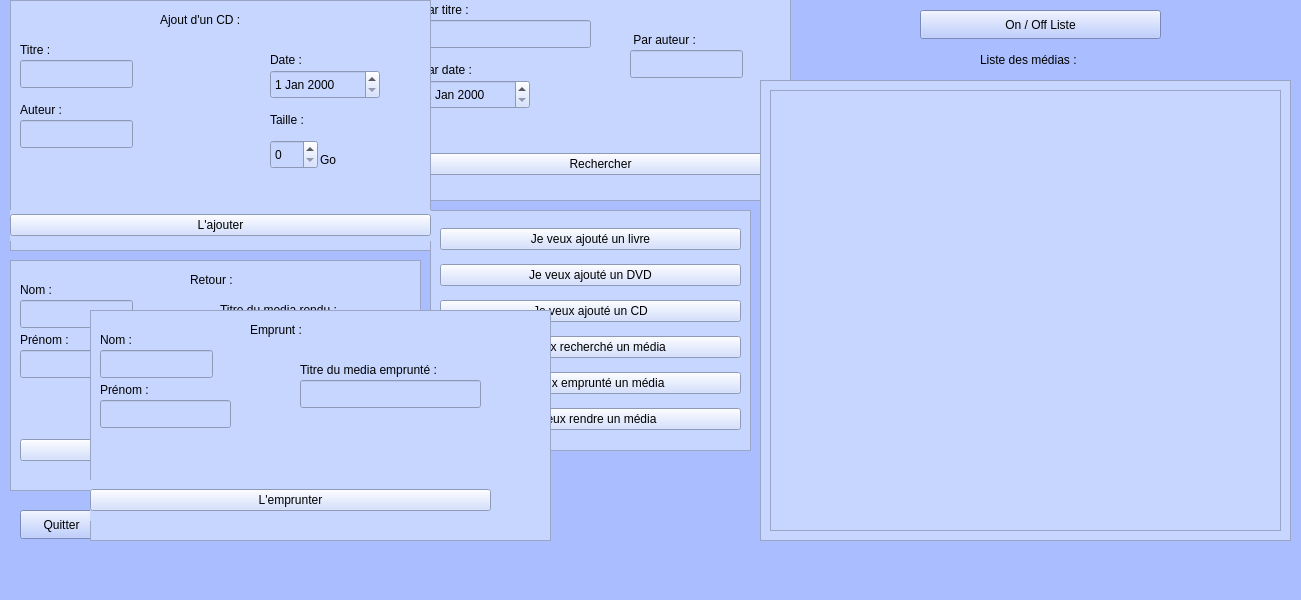
<?xml version="1.0" encoding="UTF-8"?>
<ui version="4.0">
 <class>MainWindow</class>
 <widget class="QMainWindow" name="MainWindow">
  <property name="geometry">
   <rect>
    <x>0</x>
    <y>0</y>
    <width>1301</width>
    <height>600</height>
   </rect>
  </property>
  <property name="windowTitle">
   <string>MainWindow</string>
  </property>
  <property name="styleSheet">
   <string notr="true">background-color: rgb(170, 190, 255);
color: rgb(0, 0, 0);</string>
  </property>
  <widget class="QWidget" name="centralwidget">
   <widget class="QFrame" name="frame_search">
    <property name="geometry">
     <rect>
      <x>410</x>
      <y>-30</y>
      <width>381</width>
      <height>231</height>
     </rect>
    </property>
    <property name="styleSheet">
     <string notr="true">background-color: rgb(199, 214, 255);</string>
    </property>
    <property name="frameShape">
     <enum>QFrame::StyledPanel</enum>
    </property>
    <property name="frameShadow">
     <enum>QFrame::Raised</enum>
    </property>
    <widget class="QLabel" name="label_2">
     <property name="geometry">
      <rect>
       <x>150</x>
       <y>10</y>
       <width>81</width>
       <height>20</height>
      </rect>
     </property>
     <property name="text">
      <string>Recherche :</string>
     </property>
    </widget>
    <widget class="QLabel" name="label_6">
     <property name="geometry">
      <rect>
       <x>10</x>
       <y>30</y>
       <width>63</width>
       <height>20</height>
      </rect>
     </property>
     <property name="text">
      <string>Par titre :</string>
     </property>
    </widget>
    <widget class="QLabel" name="label_7">
     <property name="geometry">
      <rect>
       <x>10</x>
       <y>90</y>
       <width>63</width>
       <height>20</height>
      </rect>
     </property>
     <property name="text">
      <string>Par date :</string>
     </property>
    </widget>
    <widget class="QLineEdit" name="lineEdit_searchTitre">
     <property name="geometry">
      <rect>
       <x>10</x>
       <y>50</y>
       <width>171</width>
       <height>28</height>
      </rect>
     </property>
     <property name="text">
      <string/>
     </property>
    </widget>
    <widget class="QLabel" name="label_8">
     <property name="geometry">
      <rect>
       <x>220</x>
       <y>60</y>
       <width>91</width>
       <height>20</height>
      </rect>
     </property>
     <property name="text">
      <string> Par auteur :</string>
     </property>
    </widget>
    <widget class="QLineEdit" name="lineEdit_searchAuteur">
     <property name="geometry">
      <rect>
       <x>220</x>
       <y>80</y>
       <width>113</width>
       <height>28</height>
      </rect>
     </property>
    </widget>
    <widget class="QWidget" name="verticalLayoutWidget_3">
     <property name="geometry">
      <rect>
       <x>0</x>
       <y>170</y>
       <width>381</width>
       <height>48</height>
      </rect>
     </property>
     <layout class="QVBoxLayout" name="verticalLayout_3">
      <item>
       <widget class="QPushButton" name="pushButton_search">
        <property name="text">
         <string>Rechercher</string>
        </property>
       </widget>
      </item>
     </layout>
    </widget>
    <widget class="QDateEdit" name="dateEdit_search">
     <property name="geometry">
      <rect>
       <x>10</x>
       <y>110</y>
       <width>110</width>
       <height>29</height>
      </rect>
     </property>
    </widget>
   </widget>
   <widget class="QFrame" name="frame_livre">
    <property name="geometry">
     <rect>
      <x>10</x>
      <y>0</y>
      <width>421</width>
      <height>251</height>
     </rect>
    </property>
    <property name="styleSheet">
     <string notr="true">background-color: rgb(199, 214, 255);</string>
    </property>
    <property name="frameShape">
     <enum>QFrame::StyledPanel</enum>
    </property>
    <property name="frameShadow">
     <enum>QFrame::Raised</enum>
    </property>
    <widget class="QLabel" name="label_9">
     <property name="geometry">
      <rect>
       <x>150</x>
       <y>10</y>
       <width>111</width>
       <height>20</height>
      </rect>
     </property>
     <property name="text">
      <string>Ajout d'un livre :</string>
     </property>
    </widget>
    <widget class="QLabel" name="label_10">
     <property name="geometry">
      <rect>
       <x>10</x>
       <y>40</y>
       <width>63</width>
       <height>20</height>
      </rect>
     </property>
     <property name="text">
      <string>Titre :</string>
     </property>
    </widget>
    <widget class="QLineEdit" name="lineEdit_addLivreTitre">
     <property name="geometry">
      <rect>
       <x>10</x>
       <y>60</y>
       <width>113</width>
       <height>28</height>
      </rect>
     </property>
    </widget>
    <widget class="QLabel" name="label_11">
     <property name="geometry">
      <rect>
       <x>10</x>
       <y>100</y>
       <width>91</width>
       <height>20</height>
      </rect>
     </property>
     <property name="text">
      <string>Auteur :</string>
     </property>
    </widget>
    <widget class="QLineEdit" name="lineEdit_addLivreAuteur">
     <property name="geometry">
      <rect>
       <x>10</x>
       <y>120</y>
       <width>113</width>
       <height>28</height>
      </rect>
     </property>
    </widget>
    <widget class="QLabel" name="label_12">
     <property name="geometry">
      <rect>
       <x>260</x>
       <y>50</y>
       <width>63</width>
       <height>20</height>
      </rect>
     </property>
     <property name="text">
      <string>Date :</string>
     </property>
    </widget>
    <widget class="QDateEdit" name="dateEdit_addLivre">
     <property name="geometry">
      <rect>
       <x>260</x>
       <y>70</y>
       <width>110</width>
       <height>29</height>
      </rect>
     </property>
    </widget>
    <widget class="QLabel" name="label_13">
     <property name="geometry">
      <rect>
       <x>260</x>
       <y>110</y>
       <width>131</width>
       <height>20</height>
      </rect>
     </property>
     <property name="text">
      <string>Nombre de pages :</string>
     </property>
    </widget>
    <widget class="QSpinBox" name="spinBox_addLivre">
     <property name="geometry">
      <rect>
       <x>260</x>
       <y>140</y>
       <width>48</width>
       <height>29</height>
      </rect>
     </property>
    </widget>
    <widget class="QWidget" name="verticalLayoutWidget_4">
     <property name="geometry">
      <rect>
       <x>0</x>
       <y>210</y>
       <width>421</width>
       <height>31</height>
      </rect>
     </property>
     <layout class="QVBoxLayout" name="verticalLayout_4">
      <item>
       <widget class="QPushButton" name="pushButton_addLivre">
        <property name="text">
         <string>Ajouter</string>
        </property>
       </widget>
      </item>
     </layout>
    </widget>
    <widget class="QLabel" name="label_19">
     <property name="geometry">
      <rect>
       <x>310</x>
       <y>140</y>
       <width>63</width>
       <height>20</height>
      </rect>
     </property>
     <property name="text">
      <string>pages</string>
     </property>
    </widget>
   </widget>
   <widget class="QFrame" name="frame_dvd">
    <property name="geometry">
     <rect>
      <x>10</x>
      <y>0</y>
      <width>421</width>
      <height>251</height>
     </rect>
    </property>
    <property name="styleSheet">
     <string notr="true">background-color: rgb(199, 214, 255);</string>
    </property>
    <property name="frameShape">
     <enum>QFrame::StyledPanel</enum>
    </property>
    <property name="frameShadow">
     <enum>QFrame::Raised</enum>
    </property>
    <widget class="QLabel" name="label_21">
     <property name="geometry">
      <rect>
       <x>150</x>
       <y>10</y>
       <width>111</width>
       <height>20</height>
      </rect>
     </property>
     <property name="text">
      <string>Ajout d'un DVD :</string>
     </property>
    </widget>
    <widget class="QLabel" name="label_22">
     <property name="geometry">
      <rect>
       <x>10</x>
       <y>40</y>
       <width>63</width>
       <height>20</height>
      </rect>
     </property>
     <property name="text">
      <string>Titre :</string>
     </property>
    </widget>
    <widget class="QLineEdit" name="lineEdit_addDvdTitre">
     <property name="geometry">
      <rect>
       <x>10</x>
       <y>60</y>
       <width>113</width>
       <height>28</height>
      </rect>
     </property>
    </widget>
    <widget class="QLabel" name="label_23">
     <property name="geometry">
      <rect>
       <x>10</x>
       <y>100</y>
       <width>91</width>
       <height>20</height>
      </rect>
     </property>
     <property name="text">
      <string>Auteur :</string>
     </property>
    </widget>
    <widget class="QLineEdit" name="lineEdit_addDvdAuteur">
     <property name="geometry">
      <rect>
       <x>10</x>
       <y>120</y>
       <width>113</width>
       <height>28</height>
      </rect>
     </property>
    </widget>
    <widget class="QLabel" name="label_24">
     <property name="geometry">
      <rect>
       <x>260</x>
       <y>50</y>
       <width>63</width>
       <height>20</height>
      </rect>
     </property>
     <property name="text">
      <string>Date :</string>
     </property>
    </widget>
    <widget class="QDateEdit" name="dateEdit_addDvd">
     <property name="geometry">
      <rect>
       <x>260</x>
       <y>70</y>
       <width>110</width>
       <height>29</height>
      </rect>
     </property>
    </widget>
    <widget class="QLabel" name="label_25">
     <property name="geometry">
      <rect>
       <x>260</x>
       <y>110</y>
       <width>131</width>
       <height>20</height>
      </rect>
     </property>
     <property name="text">
      <string>Taille :</string>
     </property>
    </widget>
    <widget class="QSpinBox" name="spinBox_addDvd">
     <property name="geometry">
      <rect>
       <x>260</x>
       <y>140</y>
       <width>48</width>
       <height>29</height>
      </rect>
     </property>
    </widget>
    <widget class="QWidget" name="verticalLayoutWidget_6">
     <property name="geometry">
      <rect>
       <x>0</x>
       <y>210</y>
       <width>421</width>
       <height>31</height>
      </rect>
     </property>
     <layout class="QVBoxLayout" name="verticalLayout_6">
      <item>
       <widget class="QPushButton" name="pushButton_addDvd">
        <property name="text">
         <string>Ajouter</string>
        </property>
       </widget>
      </item>
     </layout>
    </widget>
    <widget class="QLabel" name="label_26">
     <property name="geometry">
      <rect>
       <x>310</x>
       <y>150</y>
       <width>63</width>
       <height>20</height>
      </rect>
     </property>
     <property name="text">
      <string>Go</string>
     </property>
    </widget>
   </widget>
   <widget class="QFrame" name="frame_button">
    <property name="geometry">
     <rect>
      <x>430</x>
      <y>210</y>
      <width>321</width>
      <height>241</height>
     </rect>
    </property>
    <property name="styleSheet">
     <string notr="true">background-color: rgb(199, 214, 255);</string>
    </property>
    <property name="frameShape">
     <enum>QFrame::StyledPanel</enum>
    </property>
    <property name="frameShadow">
     <enum>QFrame::Raised</enum>
    </property>
    <widget class="QWidget" name="verticalLayoutWidget_2">
     <property name="geometry">
      <rect>
       <x>10</x>
       <y>10</y>
       <width>301</width>
       <height>221</height>
      </rect>
     </property>
     <layout class="QVBoxLayout" name="verticalLayout_2">
      <item>
       <widget class="QPushButton" name="pushButton_forAddLivre">
        <property name="text">
         <string>Je veux ajouté un livre</string>
        </property>
       </widget>
      </item>
      <item>
       <widget class="QPushButton" name="pushButton_forAddDvd">
        <property name="text">
         <string>Je veux ajouté un DVD</string>
        </property>
       </widget>
      </item>
      <item>
       <widget class="QPushButton" name="pushButton_forAddCd">
        <property name="text">
         <string>Je veux ajouté un CD</string>
        </property>
       </widget>
      </item>
      <item>
       <widget class="QPushButton" name="pushButton_forSearch">
        <property name="text">
         <string>Je veux recherché un média</string>
        </property>
       </widget>
      </item>
      <item>
       <widget class="QPushButton" name="pushButton_forTake">
        <property name="text">
         <string>Je veux emprunté un média</string>
        </property>
       </widget>
      </item>
      <item>
       <widget class="QPushButton" name="pushButton_forReturn">
        <property name="text">
         <string>Je veux rendre un média</string>
        </property>
       </widget>
      </item>
     </layout>
    </widget>
   </widget>
   <widget class="QPushButton" name="pushButton_retour">
    <property name="geometry">
     <rect>
      <x>110</x>
      <y>510</y>
      <width>83</width>
      <height>29</height>
     </rect>
    </property>
    <property name="text">
     <string>Retour</string>
    </property>
   </widget>
   <widget class="QPushButton" name="pushButton">
    <property name="geometry">
     <rect>
      <x>20</x>
      <y>510</y>
      <width>83</width>
      <height>29</height>
     </rect>
    </property>
    <property name="text">
     <string>Quitter</string>
    </property>
   </widget>
   <widget class="QFrame" name="frame_retour">
    <property name="geometry">
     <rect>
      <x>10</x>
      <y>260</y>
      <width>411</width>
      <height>231</height>
     </rect>
    </property>
    <property name="styleSheet">
     <string notr="true">background-color: rgb(199, 214, 255);</string>
    </property>
    <property name="frameShape">
     <enum>QFrame::StyledPanel</enum>
    </property>
    <property name="frameShadow">
     <enum>QFrame::Raised</enum>
    </property>
    <widget class="QLabel" name="label_27">
     <property name="geometry">
      <rect>
       <x>10</x>
       <y>20</y>
       <width>63</width>
       <height>20</height>
      </rect>
     </property>
     <property name="text">
      <string>Nom :</string>
     </property>
    </widget>
    <widget class="QLabel" name="label_28">
     <property name="geometry">
      <rect>
       <x>10</x>
       <y>70</y>
       <width>63</width>
       <height>20</height>
      </rect>
     </property>
     <property name="text">
      <string>Prénom :</string>
     </property>
    </widget>
    <widget class="QLabel" name="label_29">
     <property name="geometry">
      <rect>
       <x>180</x>
       <y>10</y>
       <width>63</width>
       <height>20</height>
      </rect>
     </property>
     <property name="text">
      <string>Retour :</string>
     </property>
    </widget>
    <widget class="QLabel" name="label_30">
     <property name="geometry">
      <rect>
       <x>210</x>
       <y>40</y>
       <width>181</width>
       <height>20</height>
      </rect>
     </property>
     <property name="text">
      <string>Titre du media rendu :</string>
     </property>
    </widget>
    <widget class="QWidget" name="verticalLayoutWidget_7">
     <property name="geometry">
      <rect>
       <x>10</x>
       <y>170</y>
       <width>401</width>
       <height>41</height>
      </rect>
     </property>
     <layout class="QVBoxLayout" name="verticalLayout_7">
      <item>
       <widget class="QPushButton" name="pushButton_return">
        <property name="text">
         <string>Le rendre</string>
        </property>
       </widget>
      </item>
     </layout>
    </widget>
    <widget class="QLineEdit" name="lineEdit_returnNom">
     <property name="geometry">
      <rect>
       <x>10</x>
       <y>40</y>
       <width>113</width>
       <height>28</height>
      </rect>
     </property>
    </widget>
    <widget class="QLineEdit" name="lineEdit_returnPrenom">
     <property name="geometry">
      <rect>
       <x>10</x>
       <y>90</y>
       <width>131</width>
       <height>28</height>
      </rect>
     </property>
    </widget>
    <widget class="QLineEdit" name="lineEdit_returnTitre">
     <property name="geometry">
      <rect>
       <x>210</x>
       <y>60</y>
       <width>181</width>
       <height>28</height>
      </rect>
     </property>
     <property name="text">
      <string/>
     </property>
    </widget>
   </widget>
   <widget class="QFrame" name="frame_take">
    <property name="geometry">
     <rect>
      <x>90</x>
      <y>310</y>
      <width>461</width>
      <height>231</height>
     </rect>
    </property>
    <property name="styleSheet">
     <string notr="true">background-color: rgb(199, 214, 255);</string>
    </property>
    <property name="frameShape">
     <enum>QFrame::StyledPanel</enum>
    </property>
    <property name="frameShadow">
     <enum>QFrame::Raised</enum>
    </property>
    <widget class="QLabel" name="label_3">
     <property name="geometry">
      <rect>
       <x>10</x>
       <y>20</y>
       <width>63</width>
       <height>20</height>
      </rect>
     </property>
     <property name="text">
      <string>Nom :</string>
     </property>
    </widget>
    <widget class="QLabel" name="label_4">
     <property name="geometry">
      <rect>
       <x>10</x>
       <y>70</y>
       <width>63</width>
       <height>20</height>
      </rect>
     </property>
     <property name="text">
      <string>Prénom :</string>
     </property>
    </widget>
    <widget class="QLabel" name="label">
     <property name="geometry">
      <rect>
       <x>160</x>
       <y>10</y>
       <width>63</width>
       <height>20</height>
      </rect>
     </property>
     <property name="text">
      <string>Emprunt :</string>
     </property>
    </widget>
    <widget class="QLabel" name="label_5">
     <property name="geometry">
      <rect>
       <x>210</x>
       <y>50</y>
       <width>181</width>
       <height>20</height>
      </rect>
     </property>
     <property name="text">
      <string>Titre du media emprunté :</string>
     </property>
    </widget>
    <widget class="QWidget" name="verticalLayoutWidget">
     <property name="geometry">
      <rect>
       <x>0</x>
       <y>170</y>
       <width>401</width>
       <height>41</height>
      </rect>
     </property>
     <layout class="QVBoxLayout" name="verticalLayout">
      <item>
       <widget class="QPushButton" name="pushButton_take">
        <property name="text">
         <string>L'emprunter</string>
        </property>
       </widget>
      </item>
     </layout>
    </widget>
    <widget class="QLineEdit" name="lineEdit_takeNom">
     <property name="geometry">
      <rect>
       <x>10</x>
       <y>40</y>
       <width>113</width>
       <height>28</height>
      </rect>
     </property>
    </widget>
    <widget class="QLineEdit" name="lineEdit_takePrenom">
     <property name="geometry">
      <rect>
       <x>10</x>
       <y>90</y>
       <width>131</width>
       <height>28</height>
      </rect>
     </property>
    </widget>
    <widget class="QLineEdit" name="lineEdit_takeTitre">
     <property name="geometry">
      <rect>
       <x>210</x>
       <y>70</y>
       <width>181</width>
       <height>28</height>
      </rect>
     </property>
     <property name="text">
      <string/>
     </property>
    </widget>
   </widget>
   <widget class="QLabel" name="label_31">
    <property name="geometry">
     <rect>
      <x>980</x>
      <y>50</y>
      <width>121</width>
      <height>20</height>
     </rect>
    </property>
    <property name="text">
     <string>Liste des médias :</string>
    </property>
   </widget>
   <widget class="QFrame" name="frame_cd">
    <property name="geometry">
     <rect>
      <x>10</x>
      <y>0</y>
      <width>421</width>
      <height>251</height>
     </rect>
    </property>
    <property name="styleSheet">
     <string notr="true">background-color: rgb(199, 214, 255);</string>
    </property>
    <property name="frameShape">
     <enum>QFrame::StyledPanel</enum>
    </property>
    <property name="frameShadow">
     <enum>QFrame::Raised</enum>
    </property>
    <widget class="QLabel" name="label_14">
     <property name="geometry">
      <rect>
       <x>150</x>
       <y>10</y>
       <width>111</width>
       <height>20</height>
      </rect>
     </property>
     <property name="text">
      <string>Ajout d'un CD :</string>
     </property>
    </widget>
    <widget class="QLabel" name="label_15">
     <property name="geometry">
      <rect>
       <x>10</x>
       <y>40</y>
       <width>63</width>
       <height>20</height>
      </rect>
     </property>
     <property name="text">
      <string>Titre :</string>
     </property>
    </widget>
    <widget class="QLineEdit" name="lineEdit_addCdTitre">
     <property name="geometry">
      <rect>
       <x>10</x>
       <y>60</y>
       <width>113</width>
       <height>28</height>
      </rect>
     </property>
    </widget>
    <widget class="QLabel" name="label_16">
     <property name="geometry">
      <rect>
       <x>10</x>
       <y>100</y>
       <width>91</width>
       <height>20</height>
      </rect>
     </property>
     <property name="text">
      <string>Auteur :</string>
     </property>
    </widget>
    <widget class="QLineEdit" name="lineEdit_addCdAuteur">
     <property name="geometry">
      <rect>
       <x>10</x>
       <y>120</y>
       <width>113</width>
       <height>28</height>
      </rect>
     </property>
    </widget>
    <widget class="QLabel" name="label_17">
     <property name="geometry">
      <rect>
       <x>260</x>
       <y>50</y>
       <width>63</width>
       <height>20</height>
      </rect>
     </property>
     <property name="text">
      <string>Date :</string>
     </property>
    </widget>
    <widget class="QDateEdit" name="dateEdit_addCd">
     <property name="geometry">
      <rect>
       <x>260</x>
       <y>70</y>
       <width>110</width>
       <height>29</height>
      </rect>
     </property>
    </widget>
    <widget class="QLabel" name="label_18">
     <property name="geometry">
      <rect>
       <x>260</x>
       <y>110</y>
       <width>131</width>
       <height>20</height>
      </rect>
     </property>
     <property name="text">
      <string>Taille :</string>
     </property>
    </widget>
    <widget class="QSpinBox" name="spinBox_addCd">
     <property name="geometry">
      <rect>
       <x>260</x>
       <y>140</y>
       <width>48</width>
       <height>29</height>
      </rect>
     </property>
    </widget>
    <widget class="QWidget" name="verticalLayoutWidget_5">
     <property name="geometry">
      <rect>
       <x>0</x>
       <y>210</y>
       <width>421</width>
       <height>31</height>
      </rect>
     </property>
     <layout class="QVBoxLayout" name="verticalLayout_5">
      <item>
       <widget class="QPushButton" name="pushButton_addCd">
        <property name="text">
         <string>L'ajouter</string>
        </property>
       </widget>
      </item>
     </layout>
    </widget>
    <widget class="QLabel" name="label_20">
     <property name="geometry">
      <rect>
       <x>310</x>
       <y>150</y>
       <width>63</width>
       <height>20</height>
      </rect>
     </property>
     <property name="text">
      <string>Go</string>
     </property>
    </widget>
   </widget>
   <widget class="QPushButton" name="pushButton_OnOffListe">
    <property name="geometry">
     <rect>
      <x>920</x>
      <y>10</y>
      <width>241</width>
      <height>29</height>
     </rect>
    </property>
    <property name="text">
     <string>On / Off Liste</string>
    </property>
   </widget>
   <widget class="QFrame" name="frame_liste">
    <property name="geometry">
     <rect>
      <x>760</x>
      <y>80</y>
      <width>531</width>
      <height>461</height>
     </rect>
    </property>
    <property name="styleSheet">
     <string notr="true">
background-color: rgb(199, 214, 255);</string>
    </property>
    <property name="frameShape">
     <enum>QFrame::StyledPanel</enum>
    </property>
    <property name="frameShadow">
     <enum>QFrame::Raised</enum>
    </property>
    <widget class="QListView" name="listView">
     <property name="geometry">
      <rect>
       <x>10</x>
       <y>10</y>
       <width>511</width>
       <height>441</height>
      </rect>
     </property>
     <property name="styleSheet">
      <string notr="true">background-color: rgb(199, 214, 255);</string>
     </property>
    </widget>
   </widget>
  </widget>
  <widget class="QMenuBar" name="menubar">
   <property name="geometry">
    <rect>
     <x>0</x>
     <y>0</y>
     <width>1301</width>
     <height>25</height>
    </rect>
   </property>
  </widget>
  <widget class="QStatusBar" name="statusbar"/>
 </widget>
 <resources/>
 <connections/>
</ui>
